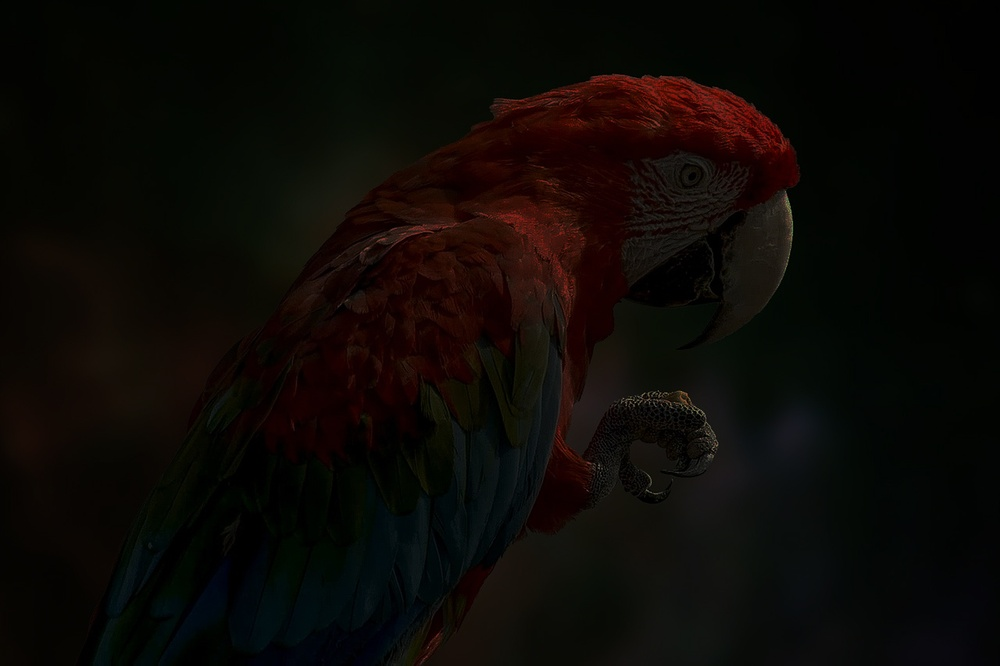
#> input picture parrot.jpg, 1000 x 666 px, shrunk from 1280 x 853 before the run
$ jupyter execute 'Histogram DIPT 3 (2).ipynb'
#> lines starting #> are read from the running program, lines starting #| are printed output that depends on the picture
# Ex. No: 03
## Histogram Equalization Using OpenCV (Grayscale & Color Images)

**Name :** MITHUN KUMAR G    **Reg. No :** 212224230160    **Slot No :** T2-J6

### Write a Python program using OpenCV to perform histogram equalization on the given grayscale image **"parrot.jpg"**.

The program should:

- Import the required libraries (**OpenCV, NumPy, Matplotlib**).
- Read the image **"parrot.jpg"** in **grayscale** format.
- Display the grayscale image and plot its histogram.
- Perform **histogram equalization** on the grayscale image using `cv2.equalizeHist()` to enhance its contrast.
- Using Matplotlib, display the following in a **2 × 2 grid layout**:
  - Original Grayscale Image
  - Histogram of Original Image
  - Enhanced (Equalized) Image
  - Histogram of Enhanced Image

[cell 1]
# Import required libraries
import cv2
import numpy as np
import matplotlib.pyplot as plt

[cell 2]
# Read the image in grayscale format
img=cv2.imread("parrot.jpg",0)
#> img: shape (666, 1000); min 0, max 144, mean 9.7

[cell 3]
# Display the grayscale image.
plt.imshow(img,cmap='gray')
plt.title("Gray Scale Image")
plt.axis("off")

[cell 4]
img.shape
#> Out = (666, 1000)

[cell 5]
# Plot the histogram of the grayscale image
plt.hist(img.ravel(),256,range=[0,256])
plt.title("Original Image")
plt.show()
#> figure, not shown here; tallest bar 73601 high, from x = 4 to 5

[cell 6]
# Perform histogram equalization
eq_hist=cv2.equalizeHist(img)
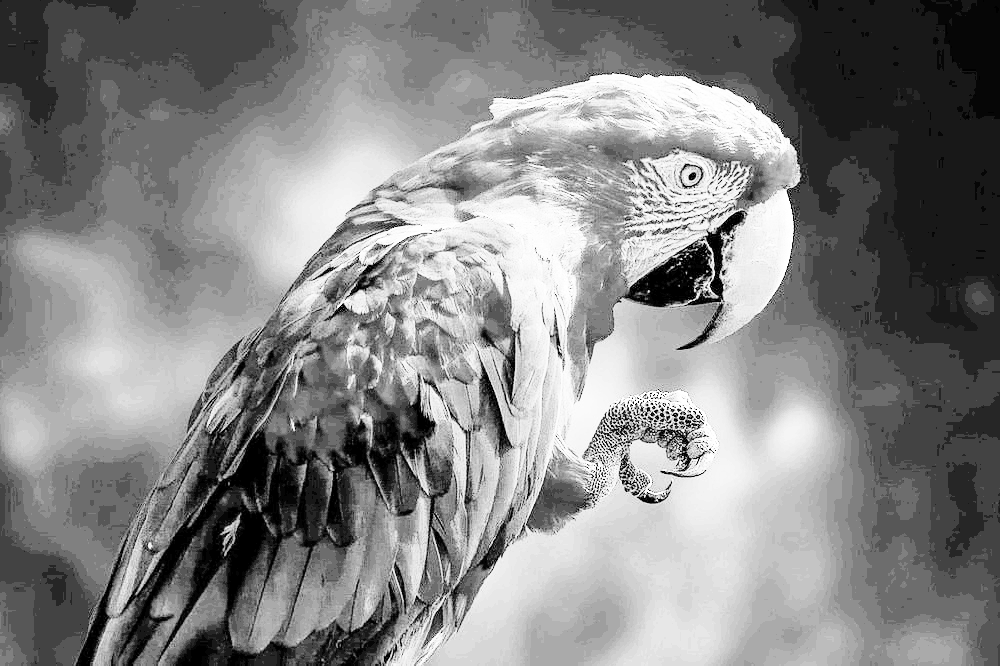
#> eq_hist: shape (666, 1000); min 0, max 255, mean 132.7

[cell 7]
# Display [1] the Original Image (Gray Image) and its Histogram, and [2] the Enhanced Image and its Histogram using a 2×2 layout in Matplotlib.

plt.figure(figsize=(10,8))

plt.subplot(2,2,1)
plt.imshow(img,cmap='gray')
plt.title("Original Image")
plt.axis("off")

plt.subplot(2,2,2)
plt.hist(img.ravel(),256,range=[0,256])
plt.title("Original Histogram")

plt.subplot(2,2,3)
plt.imshow(eq_hist,cmap='gray')
plt.title("Equalized Image")
plt.axis("off")

plt.subplot(2,2,4)
plt.hist(eq_hist.ravel(),256,range=[0,256])
plt.title("Equalized Histogram")

plt.show()
#> figure, not shown here; panel 2: tallest bar 73601 high, from x = 4 to 5; panel 4: tallest bar 73601 high, from x = 67 to 68

### Write a Python program using OpenCV to perform color image enhancement through histogram equalization in the HSV color space on the given image **"parrot.jpg"**.

The program should:

- Import the required libraries (**OpenCV, NumPy, Matplotlib**).
- Read the color image **"parrot.jpg"**.
- Plot the **histogram of the original color image** (use the **B, G, and R** channels).
- Convert the image from **BGR to HSV** color space.
- Apply **histogram equalization** to one specific channel to improve brightness and contrast using `cv2.equalizeHist()`.
- Convert the enhanced HSV image back to **BGR** format.
- Using Matplotlib, display the following in a **2 × 2 grid layout**:
  - Original Color Image
  - Histogram of Original Image (BGR channels)
  - Enhanced Color Image
  - Histogram of Enhanced Image (BGR channels)

[cell 8]
# Import required libraries
import cv2
import numpy as np
import matplotlib.pyplot as plt

[cell 9]
# Read the colorgiven parrot.jpg image.
img_clr=cv2.imread("parrot.jpg")
#> img_clr is the input picture: shape (666, 1000, 3); mean B, G, R 5.7, 9.1, 12.4

[cell 10]
plt.imshow(img_clr[:,:,::-1])
plt.title("Original Colour Image")
plt.axis("off")
plt.show()

[cell 11]
# Plot the histogram of colour image
color = ('b','g','r')

for i,col in enumerate(color):
    hist = cv2.calcHist([img_clr],[i],None,[256],[0,256])
    plt.plot(hist,color=col)

plt.title("Histogram of Original Image")
plt.xlabel("Pixel Intensity")
plt.ylabel("Frequency")
plt.show()
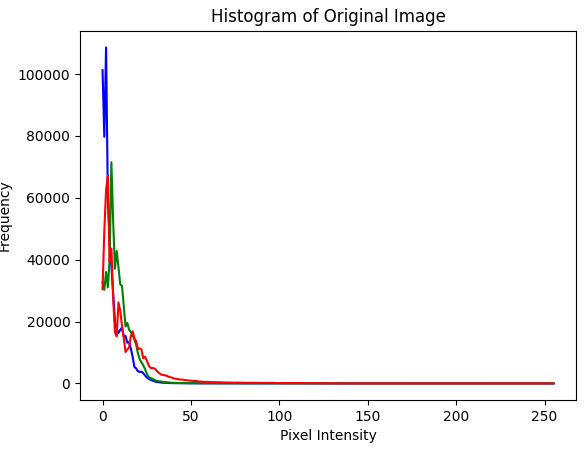
#> figure drawn by matplotlib, 1 panel; curve peaks at x = 2, y = 108608; curve peaks at x = 5, y = 71472; curve peaks at x = 3, y = 67111

[cell 12]
# Convert to HSV.
hsv_img = cv2.cvtColor(img_clr, cv2.COLOR_BGR2HSV)
#> hsv_img: shape (666, 1000, 3); mean H, S, V 41.7, 165.8, 14.5
plt.imshow(hsv_img)

[cell 13]
# Perform histogram equalization
h,s,v = cv2.split(hsv_img)
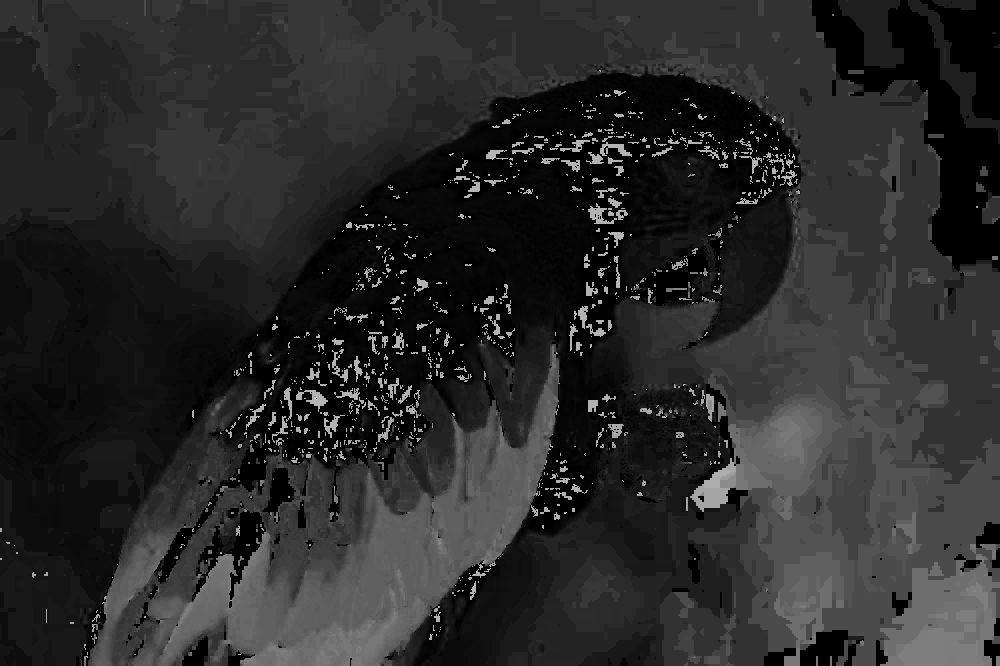
#> h: shape (666, 1000); min 0, max 179, mean 41.7
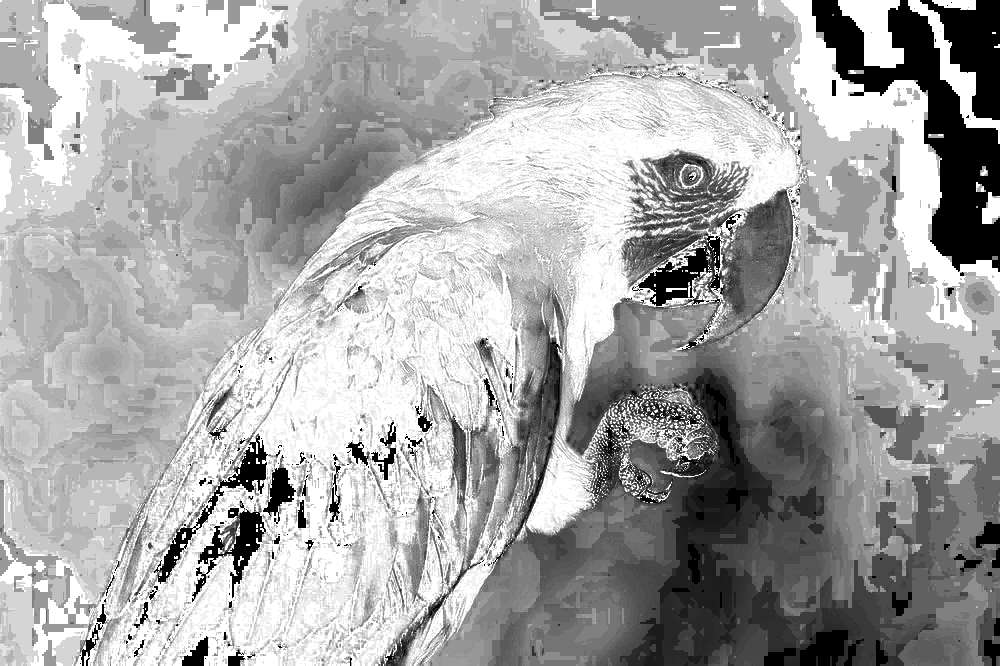
#> s: shape (666, 1000); min 0, max 255, mean 165.8
v_eq = cv2.equalizeHist(v)
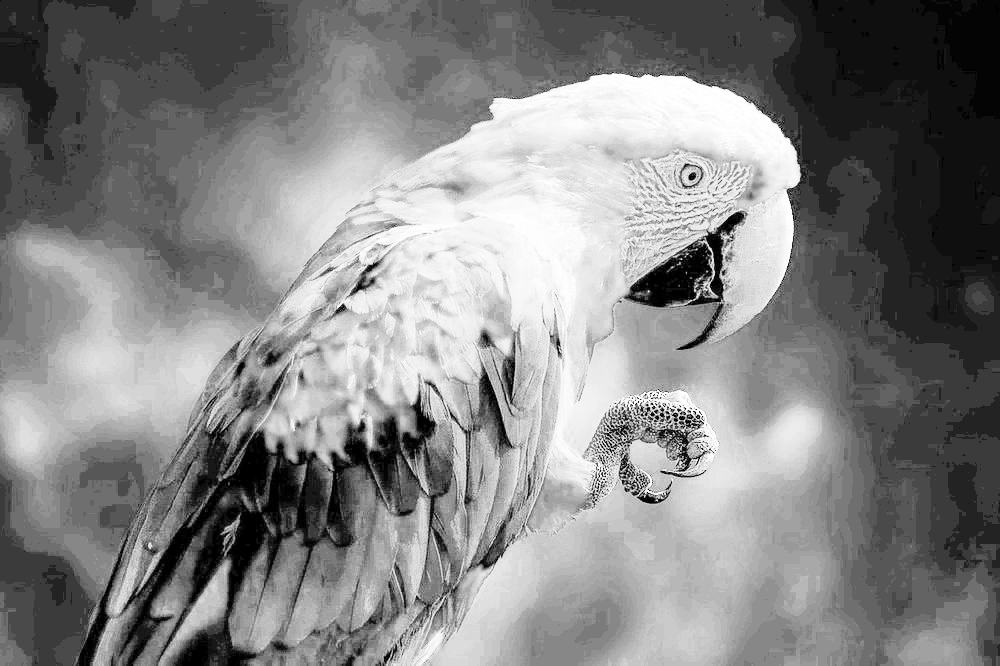
#> v_eq: shape (666, 1000); min 0, max 255, mean 131.2

[cell 14]
# Convert back to BGR format
hsv_eq = cv2.merge((h,s,v_eq))
#> hsv_eq: shape (666, 1000, 3); mean H, S, V 41.7, 165.8, 131.2
enh_img = cv2.cvtColor(hsv_eq, cv2.COLOR_HSV2BGR)
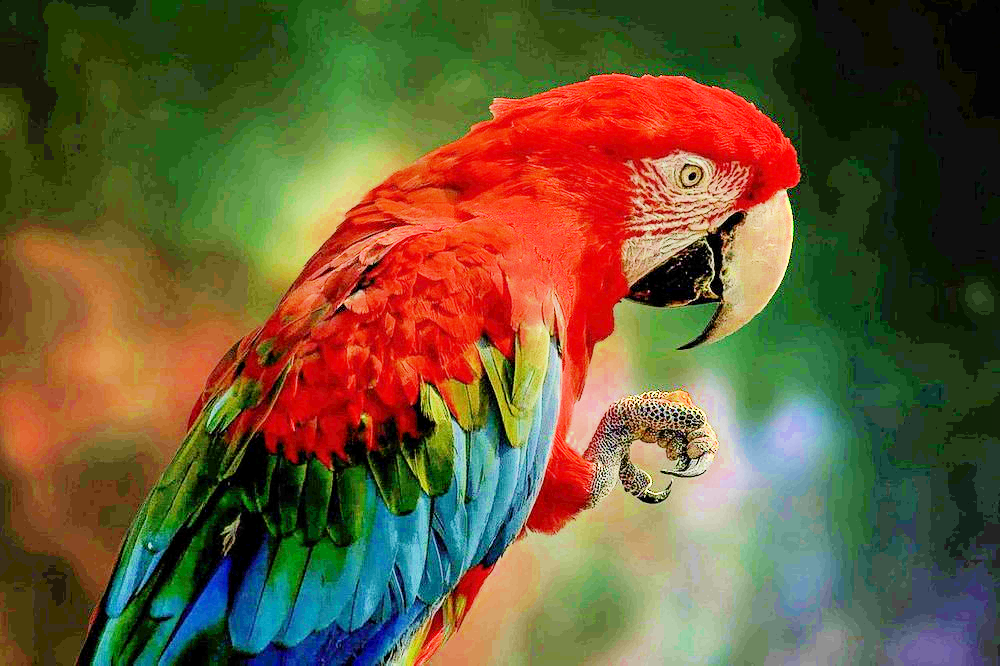
#> enh_img: shape (666, 1000, 3); mean B, G, R 55.7, 90.4, 106.6

[cell 15]
# Display

plt.figure(figsize=(10,8))

# Original Image
plt.subplot(2,2,1)
plt.imshow(img_clr[:,:,::-1])
plt.title("Original Image")
plt.axis("off")

# Original Histogram
plt.subplot(2,2,2)
plt.hist(img_clr.ravel(),256,range=[0,256])
plt.title("Original Histogram")

# Enhanced Image
plt.subplot(2,2,3)
plt.imshow(enh_img[:,:,::-1])
plt.title("Enhanced Image")
plt.axis("off")

# Enhanced Histogram
plt.subplot(2,2,4)
plt.hist(enh_img.ravel(),256,range=[0,256])
plt.title("Enhanced Histogram")

plt.show()
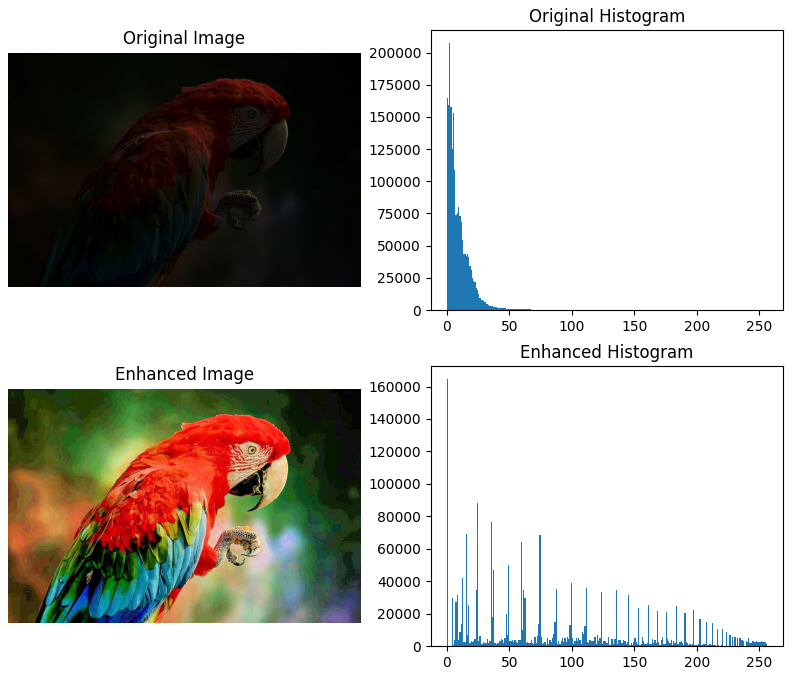
#> figure drawn by matplotlib, 4 panels; panel 2: tallest bar 207159 high, from x = 2 to 3; panel 4: tallest bar 164433 high, from x = 0 to 1
